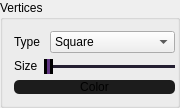
       <widget class="QGroupBox" name="vertices_groupBox">
        <property name="sizePolicy">
         <sizepolicy hsizetype="Maximum" vsizetype="Maximum">
          <horstretch>0</horstretch>
          <verstretch>0</verstretch>
         </sizepolicy>
        </property>
        <property name="maximumSize">
         <size>
          <width>180</width>
          <height>120</height>
         </size>
        </property>
        <property name="title">
         <string>Vertices</string>
        </property>
        <layout class="QVBoxLayout" name="verticalLayout_5">
         <property name="rightMargin">
          <number>2</number>
         </property>
         <item>
          <layout class="QHBoxLayout" name="vert_size_horizontalLayout">
           <item>
            <widget class="QLabel" name="type_label">
             <property name="sizePolicy">
              <sizepolicy hsizetype="Maximum" vsizetype="Maximum">
               <horstretch>0</horstretch>
               <verstretch>0</verstretch>
              </sizepolicy>
             </property>
             <property name="maximumSize">
              <size>
               <width>30</width>
               <height>16777215</height>
              </size>
             </property>
             <property name="text">
              <string>Type</string>
             </property>
            </widget>
           </item>
           <item>
            <widget class="QComboBox" name="vertices_type_comboBox">
             <item>
              <property name="text">
               <string>Square</string>
              </property>
             </item>
             <item>
              <property name="text">
               <string>Circle</string>
              </property>
             </item>
             <item>
              <property name="text">
               <string>Blank</string>
              </property>
             </item>
            </widget>
           </item>
          </layout>
         </item>
         <item>
          <layout class="QHBoxLayout" name="vert_size_horizontalLayout_2">
           <item>
            <widget class="QLabel" name="size_label">
             <property name="sizePolicy">
              <sizepolicy hsizetype="Maximum" vsizetype="Maximum">
               <horstretch>0</horstretch>
               <verstretch>0</verstretch>
              </sizepolicy>
             </property>
             <property name="maximumSize">
              <size>
               <width>35</width>
               <height>16777215</height>
              </size>
             </property>
             <property name="text">
              <string>Size</string>
             </property>
            </widget>
           </item>
           <item>
            <widget class="QSlider" name="vertices_size_slider">
             <property name="styleSheet">
              <string notr="true">QSlider::groove:horizontal {
    border:none;
    margin-top: 1px;
    margin-bottom: 1px;
    height: 1px;
}

QSlider::handle {
    background: rgb(97, 53, 131);
    border: 3px solid black;
    width: 3px;
    margin: -30px 0;
}

QSlider::sub-page {
    background: rgb(145, 65, 172);
}

QSlider::add-page {
    background: rgb(36, 31, 49);
}</string>
             </property>
             <property name="minimum">
              <number>1</number>
             </property>
             <property name="maximum">
              <number>110</number>
             </property>
             <property name="value">
              <number>1</number>
             </property>
             <property name="orientation">
              <enum>Qt::Horizontal</enum>
             </property>
            </widget>
           </item>
          </layout>
         </item>
         <item>
          <widget class="QPushButton" name="vertices_color_button">
           <property name="sizePolicy">
            <sizepolicy hsizetype="Maximum" vsizetype="Maximum">
             <horstretch>0</horstretch>
             <verstretch>0</verstretch>
            </sizepolicy>
           </property>
           <property name="maximumSize">
            <size>
             <width>300</width>
             <height>50</height>
            </size>
           </property>
           <property name="styleSheet">
            <string notr="true">QPushButton {
	background-color: rgb(28, 28, 28);
	border-radius: 5px
}

QPushButton:pressed {
    background-color: rgb(129, 61, 156);
}


QPushButton:hover {
    background-color:   rgb(129, 61, 156);
}</string>
           </property>
           <property name="text">
            <string>Color</string>
           </property>
          </widget>
         </item>
        </layout>
       </widget>
